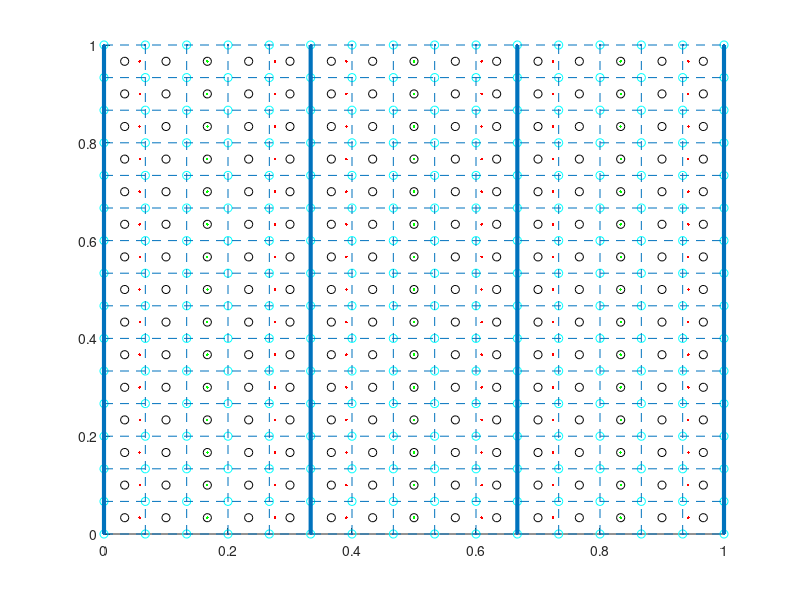

MATLAB code to generate this figure:
% ----
% Grid testing for PPMDG Advection
% By: Devin Light
% ----

nx = 15;
ny = 15;

% X-grid
% ---
num_elem = nx/5;
elemdx = 1.0/num_elem;
ecent = zeros(1,num_elem);

% Nodal locations in [-1,1]
node4 = [-1.0, -0.654653670707978,0.0, 0.654653670707977,1.0];

ecent(1) = 0.5*elemdx;

 for i = 2:num_elem
   ecent(i)=ecent(i-1)+elemdx;
 end

 x = zeros(1,nx);
 for i = 0:num_elem-1
    x(1+i*5:1+i*5+4) = ecent(i+1)+0.5*elemdx*node4(1:5); 
 end

 xf = zeros(1,nx+1);
 xf(1) = 0.0;
 xf(nx+1) = 1.0;
 for i = 1:nx-1
    xf(i+1) = x(i) + 0.5d0*(x(i+1)-x(i));
 end

 dx = zeros(1,nx);
 for i = 2:nx+1
    dx(i) = xf(i)-xf(i-1);
 end
 
 % Y-grid
 % ---
 
 dy = 1.0/ny;
 
 yf = zeros(1,ny+1);
 y = zeros(1,ny);
 
 yf(1) = 0.0;
 
for i = 1:ny
    yf(i+1) = yf(i) + dy;
    y(i) = 0.5*(yf(i+1)+yf(i));
end

% Even spaced X-grid
% ---
 
xe = zeros(1,nx);
dxe = 1.0/nx;

xe(1) = dxe/2;
for i = 1:nx-1
    xe(i+1) = xe(i)+dxe;
end
xef = zeros(1,nx+1);
xef(1) = 0.0;
for i = 1:nx
    xef(i+1)= xef(i)+ dxe;
end

 [X,Y] = meshgrid(x,y);
 [XF,YF] = meshgrid(xf,yf);
 [XE,YE] = meshgrid(xe,y);
 [ECENT,Y2] = meshgrid(ecent,y);
 [XEF,YEF] = meshgrid(xef,yf);
 hold on
 plot(X,Y,'r.')
 %plot(XF,YF,'rx')
 plot(XE,YE,'ko')
 plot(ECENT,Y2,'g.')
 plot(XEF,YEF,'co')
 for i = 1:ny+1
    line([0 1],[yf(i) yf(i)],'Marker','.','LineStyle','--')
 end
 for i = 1:nx+1
     line([xef(i) xef(i)],[0 1],'Marker','.','LineStyle','--')
 end
 line([ecent(1)-elemdx/2 ecent(1)-elemdx/2],[0 1],'LineWidth',3)
 for i = 1:num_elem
     line([ecent(i)+elemdx/2 ecent(i)+elemdx/2],[0 1],'LineWidth',3)
 end
 hold off
 xlim([0,1])
 ylim([0,1])
 